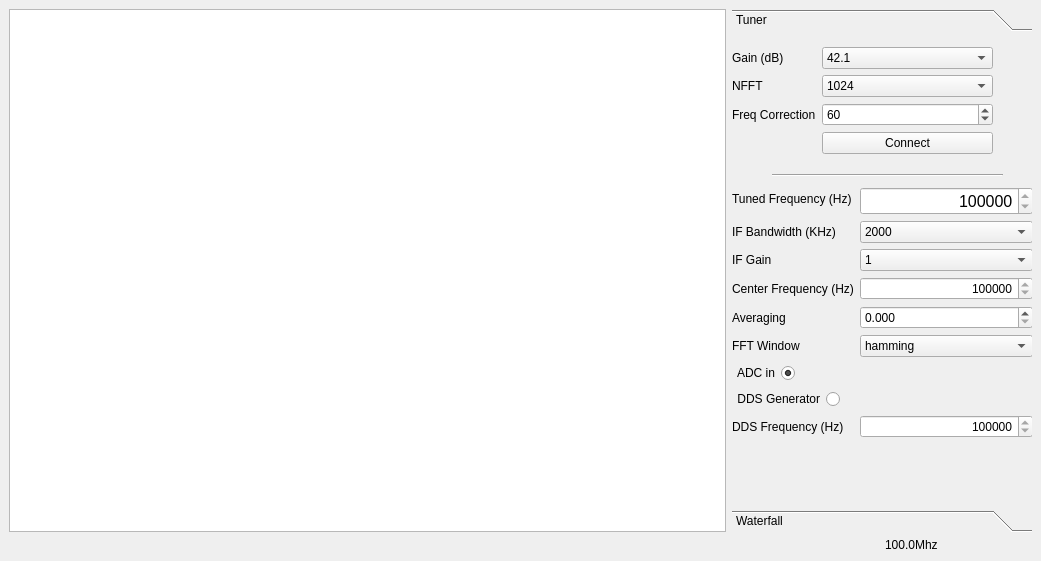
<?xml version="1.0" encoding="UTF-8"?>
<ui version="4.0">
 <class>MainWindow</class>
 <widget class="QMainWindow" name="MainWindow">
  <property name="geometry">
   <rect>
    <x>0</x>
    <y>0</y>
    <width>1041</width>
    <height>561</height>
   </rect>
  </property>
  <property name="windowTitle">
   <string>EBAZ4205 SDR Spectrum Analyzer</string>
  </property>
  <widget class="QWidget" name="centralwidget">
   <layout class="QGridLayout" name="gridLayout" columnstretch="6,0,0">
    <property name="sizeConstraint">
     <enum>QLayout::SetDefaultConstraint</enum>
    </property>
    <item row="1" column="0">
     <widget class="SpChartView" name="spChartView"/>
    </item>
    <item row="2" column="2">
     <widget class="QLabel" name="lblFreq">
      <property name="text">
       <string>100.0Mhz</string>
      </property>
     </widget>
    </item>
    <item row="1" column="1" colspan="2">
     <widget class="QToolBox" name="toolBox">
      <property name="minimumSize">
       <size>
        <width>300</width>
        <height>0</height>
       </size>
      </property>
      <property name="maximumSize">
       <size>
        <width>300</width>
        <height>16777215</height>
       </size>
      </property>
      <property name="currentIndex">
       <number>0</number>
      </property>
      <widget class="QWidget" name="page_2">
       <property name="geometry">
        <rect>
         <x>0</x>
         <y>0</y>
         <width>300</width>
         <height>458</height>
        </rect>
       </property>
       <attribute name="label">
        <string>Tuner</string>
       </attribute>
       <widget class="QWidget" name="layoutWidget">
        <property name="geometry">
         <rect>
          <x>0</x>
          <y>10</y>
          <width>261</width>
          <height>121</height>
         </rect>
        </property>
        <layout class="QFormLayout" name="formLayout_3">
         <item row="0" column="0">
          <widget class="QLabel" name="label_3">
           <property name="enabled">
            <bool>true</bool>
           </property>
           <property name="text">
            <string>Gain (dB)</string>
           </property>
          </widget>
         </item>
         <item row="0" column="1">
          <widget class="QComboBox" name="comboBoxGain">
           <property name="enabled">
            <bool>true</bool>
           </property>
           <property name="editable">
            <bool>false</bool>
           </property>
           <property name="currentText">
            <string>42.1</string>
           </property>
           <property name="currentIndex">
            <number>23</number>
           </property>
           <item>
            <property name="text">
             <string>0.0</string>
            </property>
           </item>
           <item>
            <property name="text">
             <string>0.9</string>
            </property>
           </item>
           <item>
            <property name="text">
             <string>1.4</string>
            </property>
           </item>
           <item>
            <property name="text">
             <string>2.7</string>
            </property>
           </item>
           <item>
            <property name="text">
             <string>3.7</string>
            </property>
           </item>
           <item>
            <property name="text">
             <string>7,7</string>
            </property>
           </item>
           <item>
            <property name="text">
             <string>8.7</string>
            </property>
           </item>
           <item>
            <property name="text">
             <string>12.5</string>
            </property>
           </item>
           <item>
            <property name="text">
             <string>14.4</string>
            </property>
           </item>
           <item>
            <property name="text">
             <string>15.7</string>
            </property>
           </item>
           <item>
            <property name="text">
             <string>16.6</string>
            </property>
           </item>
           <item>
            <property name="text">
             <string>19.7</string>
            </property>
           </item>
           <item>
            <property name="text">
             <string>20.7</string>
            </property>
           </item>
           <item>
            <property name="text">
             <string>22.9</string>
            </property>
           </item>
           <item>
            <property name="text">
             <string>25.4</string>
            </property>
           </item>
           <item>
            <property name="text">
             <string>28.0</string>
            </property>
           </item>
           <item>
            <property name="text">
             <string>29.7</string>
            </property>
           </item>
           <item>
            <property name="text">
             <string>32.8</string>
            </property>
           </item>
           <item>
            <property name="text">
             <string>33.8</string>
            </property>
           </item>
           <item>
            <property name="text">
             <string>36.4</string>
            </property>
           </item>
           <item>
            <property name="text">
             <string>37.2</string>
            </property>
           </item>
           <item>
            <property name="text">
             <string>38.6</string>
            </property>
           </item>
           <item>
            <property name="text">
             <string>40.2</string>
            </property>
           </item>
           <item>
            <property name="text">
             <string>42.1</string>
            </property>
           </item>
           <item>
            <property name="text">
             <string>43.4</string>
            </property>
           </item>
           <item>
            <property name="text">
             <string>43.9</string>
            </property>
           </item>
           <item>
            <property name="text">
             <string>44.5</string>
            </property>
           </item>
           <item>
            <property name="text">
             <string>48.0</string>
            </property>
           </item>
           <item>
            <property name="text">
             <string>49.6</string>
            </property>
           </item>
          </widget>
         </item>
         <item row="1" column="0">
          <widget class="QLabel" name="label_4">
           <property name="enabled">
            <bool>true</bool>
           </property>
           <property name="text">
            <string>NFFT</string>
           </property>
          </widget>
         </item>
         <item row="1" column="1">
          <widget class="QComboBox" name="comboBoxNFFT">
           <property name="enabled">
            <bool>true</bool>
           </property>
           <property name="editable">
            <bool>false</bool>
           </property>
           <property name="currentText">
            <string>1024</string>
           </property>
           <property name="currentIndex">
            <number>0</number>
           </property>
           <item>
            <property name="text">
             <string>1024</string>
            </property>
           </item>
           <item>
            <property name="text">
             <string>2048</string>
            </property>
           </item>
           <item>
            <property name="text">
             <string>4096</string>
            </property>
           </item>
           <item>
            <property name="text">
             <string>8192</string>
            </property>
           </item>
          </widget>
         </item>
         <item row="2" column="1">
          <widget class="QSpinBox" name="spinBoxPPM">
           <property name="minimum">
            <number>1</number>
           </property>
           <property name="maximum">
            <number>200</number>
           </property>
           <property name="value">
            <number>60</number>
           </property>
          </widget>
         </item>
         <item row="2" column="0">
          <widget class="QLabel" name="label_5">
           <property name="enabled">
            <bool>true</bool>
           </property>
           <property name="text">
            <string>Freq Correction</string>
           </property>
          </widget>
         </item>
         <item row="3" column="1">
          <widget class="QPushButton" name="pushButtonConnect">
           <property name="text">
            <string>Connect</string>
           </property>
          </widget>
         </item>
        </layout>
       </widget>
       <widget class="Line" name="line">
        <property name="geometry">
         <rect>
          <x>40</x>
          <y>130</y>
          <width>231</width>
          <height>16</height>
         </rect>
        </property>
        <property name="orientation">
         <enum>Qt::Horizontal</enum>
        </property>
       </widget>
       <widget class="QWidget" name="layoutWidget">
        <property name="geometry">
         <rect>
          <x>0</x>
          <y>150</y>
          <width>301</width>
          <height>291</height>
         </rect>
        </property>
        <layout class="QFormLayout" name="formLayout">
         <item row="3" column="1">
          <widget class="QSpinBox" name="spinBoxFrequency">
           <property name="alignment">
            <set>Qt::AlignRight|Qt::AlignTrailing|Qt::AlignVCenter</set>
           </property>
           <property name="minimum">
            <number>100000</number>
           </property>
           <property name="maximum">
            <number>32000000</number>
           </property>
           <property name="singleStep">
            <number>1000</number>
           </property>
          </widget>
         </item>
         <item row="4" column="0">
          <widget class="QLabel" name="label">
           <property name="text">
            <string>Averaging</string>
           </property>
          </widget>
         </item>
         <item row="4" column="1">
          <widget class="QDoubleSpinBox" name="doubleSpinBoxAlfa">
           <property name="decimals">
            <number>3</number>
           </property>
           <property name="maximum">
            <double>1.000000000000000</double>
           </property>
           <property name="singleStep">
            <double>0.001000000000000</double>
           </property>
           <property name="stepType">
            <enum>QAbstractSpinBox::DefaultStepType</enum>
           </property>
           <property name="value">
            <double>0.000000000000000</double>
           </property>
          </widget>
         </item>
         <item row="5" column="0">
          <widget class="QLabel" name="label_6">
           <property name="enabled">
            <bool>true</bool>
           </property>
           <property name="text">
            <string>FFT Window</string>
           </property>
          </widget>
         </item>
         <item row="8" column="1">
          <widget class="QSpinBox" name="spinBoxGenFrequency">
           <property name="alignment">
            <set>Qt::AlignRight|Qt::AlignTrailing|Qt::AlignVCenter</set>
           </property>
           <property name="minimum">
            <number>100000</number>
           </property>
           <property name="maximum">
            <number>30000000</number>
           </property>
           <property name="singleStep">
            <number>1000</number>
           </property>
           <property name="value">
            <number>20000000</number>
           </property>
          </widget>
         </item>
         <item row="8" column="0">
          <widget class="QLabel" name="label_7">
           <property name="text">
            <string>DDS Frequency (Hz)</string>
           </property>
          </widget>
         </item>
         <item row="6" column="0">
          <widget class="QRadioButton" name="radioButtonADC">
           <property name="layoutDirection">
            <enum>Qt::RightToLeft</enum>
           </property>
           <property name="text">
            <string>ADC in</string>
           </property>
           <property name="checked">
            <bool>true</bool>
           </property>
          </widget>
         </item>
         <item row="7" column="0">
          <widget class="QRadioButton" name="radioButtonGenerator">
           <property name="layoutDirection">
            <enum>Qt::RightToLeft</enum>
           </property>
           <property name="text">
            <string>DDS Generator</string>
           </property>
          </widget>
         </item>
         <item row="0" column="0">
          <widget class="QLabel" name="label_8">
           <property name="text">
            <string>Tuned Frequency (Hz)</string>
           </property>
          </widget>
         </item>
         <item row="0" column="1">
          <widget class="QSpinBox" name="spinBoxTunedFrequency">
           <property name="font">
            <font>
             <pointsize>12</pointsize>
            </font>
           </property>
           <property name="alignment">
            <set>Qt::AlignRight|Qt::AlignTrailing|Qt::AlignVCenter</set>
           </property>
           <property name="minimum">
            <number>100000</number>
           </property>
           <property name="maximum">
            <number>32000000</number>
           </property>
           <property name="displayIntegerBase">
            <number>10</number>
           </property>
          </widget>
         </item>
         <item row="1" column="0">
          <widget class="QLabel" name="label_9">
           <property name="text">
            <string>IF Bandwidth (KHz)</string>
           </property>
          </widget>
         </item>
         <item row="2" column="0">
          <widget class="QLabel" name="label_10">
           <property name="text">
            <string>IF Gain</string>
           </property>
          </widget>
         </item>
         <item row="2" column="1">
          <widget class="QComboBox" name="comboBoxIFGain">
           <item>
            <property name="text">
             <string>1</string>
            </property>
           </item>
           <item>
            <property name="text">
             <string>2</string>
            </property>
           </item>
           <item>
            <property name="text">
             <string>4</string>
            </property>
           </item>
           <item>
            <property name="text">
             <string>8</string>
            </property>
           </item>
           <item>
            <property name="text">
             <string>16</string>
            </property>
           </item>
           <item>
            <property name="text">
             <string>32</string>
            </property>
           </item>
           <item>
            <property name="text">
             <string>64</string>
            </property>
           </item>
           <item>
            <property name="text">
             <string>128</string>
            </property>
           </item>
           <item>
            <property name="text">
             <string>256</string>
            </property>
           </item>
           <item>
            <property name="text">
             <string>512</string>
            </property>
           </item>
           <item>
            <property name="text">
             <string>1024</string>
            </property>
           </item>
          </widget>
         </item>
         <item row="1" column="1">
          <widget class="QComboBox" name="comboBoxIFBandwidth">
           <property name="currentText">
            <string>2000</string>
           </property>
           <property name="placeholderText">
            <string/>
           </property>
           <item>
            <property name="text">
             <string>2000</string>
            </property>
           </item>
           <item>
            <property name="text">
             <string>1000</string>
            </property>
           </item>
           <item>
            <property name="text">
             <string>500</string>
            </property>
           </item>
           <item>
            <property name="text">
             <string>250</string>
            </property>
           </item>
           <item>
            <property name="text">
             <string>125</string>
            </property>
           </item>
           <item>
            <property name="text">
             <string>60</string>
            </property>
           </item>
           <item>
            <property name="text">
             <string>30</string>
            </property>
           </item>
           <item>
            <property name="text">
             <string>16</string>
            </property>
           </item>
           <item>
            <property name="text">
             <string>8</string>
            </property>
           </item>
           <item>
            <property name="text">
             <string>4</string>
            </property>
           </item>
           <item>
            <property name="text">
             <string>2</string>
            </property>
           </item>
           <item>
            <property name="text">
             <string>1</string>
            </property>
           </item>
          </widget>
         </item>
         <item row="3" column="0">
          <widget class="QLabel" name="label_2">
           <property name="text">
            <string>Center Frequency (Hz)</string>
           </property>
          </widget>
         </item>
         <item row="5" column="1">
          <widget class="QComboBox" name="comboBoxWindow">
           <property name="enabled">
            <bool>true</bool>
           </property>
           <property name="editable">
            <bool>false</bool>
           </property>
           <property name="currentIndex">
            <number>4</number>
           </property>
           <item>
            <property name="text">
             <string>rectwin</string>
            </property>
           </item>
           <item>
            <property name="text">
             <string>hann</string>
            </property>
           </item>
           <item>
            <property name="text">
             <string>hann_per</string>
            </property>
           </item>
           <item>
            <property name="text">
             <string>hann_sym</string>
            </property>
           </item>
           <item>
            <property name="text">
             <string>hamming</string>
            </property>
           </item>
           <item>
            <property name="text">
             <string>hamm_per</string>
            </property>
           </item>
           <item>
            <property name="text">
             <string>hamm_sym</string>
            </property>
           </item>
           
           <item>
            <property name="text">
             <string>blackman</string>
            </property>
           </item>
           <item>
            <property name="text">
             <string>blac_per</string>
            </property>
           </item>
           <item>
            <property name="text">
             <string>black_sym</string>
            </property>
           </item>
           <item>
            <property name="text">
             <string>nuttall</string>
            </property>
           </item>
           <item>
            <property name="text">
             <string>nutt_per</string>
            </property>
           </item>
           <item>
            <property name="text">
             <string>nutt_sym</string>
            </property>
           </item>

           <item>
            <property name="text">
             <string>flattop</string>
            </property>
           </item>

           <item>
            <property name="text">
             <string>flat_per</string>
            </property>
           </item>

           <item>
            <property name="text">
             <string>flat_sym</string>
            </property>
           </item>

           <item>
            <property name="text">
             <string>triang</string>
            </property>
           </item>

           <item>
            <property name="text">
             <string>bartlett</string>
            </property>
           </item>           
           
           
           <item>
            <property name="text">
             <string>barthann</string>
            </property>
           </item>

           <item>
            <property name="text">
             <string>bohman</string>
            </property>
           </item>

           <item>
            <property name="text">
             <string>parzen</string>
            </property>
           </item>           

           <item>
            <property name="text">
             <string>gauss</string>
            </property>
           </item>                      

           <item>
            <property name="text">
             <string>gauss_2p5</string>
            </property>
           </item>          
           <item>
            <property name="text">
             <string>gauss_3p2</string>
            </property>
           </item>           

           <item>
            <property name="text">
             <string>tukey</string>
            </property>
           </item>           
           <item>
            <property name="text">
             <string>tukey_0p0</string>
            </property>
           </item>           
           <item>
            <property name="text">
             <string>tukey_0p2</string>
            </property>
           </item>           
           <item>
            <property name="text">
             <string>tukey_0p5</string>
            </property>
           </item>           
           <item>
            <property name="text">
             <string>tukey_0p8</string>
            </property>
           </item>           
           <item>
            <property name="text">
             <string>tukey_1p0</string>
            </property>
           </item>           

           <item>
            <property name="text">
             <string>taylor</string>
            </property>
           </item>           
           <item>
            <property name="text">
             <string>tayl_4</string>
            </property>
           </item>           
           <item>
            <property name="text">
             <string>tayl_4_m20</string>
            </property>
           </item>           
           <item>
            <property name="text">
             <string>tayl4_m40</string>
            </property>
           </item>           
           <item>
            <property name="text">
             <string>tayl_5</string>
            </property>
           </item>           
           <item>
            <property name="text">
             <string>tayl_5_m20</string>
            </property>
           </item>           
           <item>
            <property name="text">
             <string>tayl_5_m30</string>
            </property>
           </item>           
           <item>
            <property name="text">
             <string>tayl_5_m40</string>
            </property>
           </item>           
           <item>
            <property name="text">
             <string>tayl_6</string>
            </property>
           </item>           
           <item>
            <property name="text">
             <string>tayl_6_m20</string>
            </property>
           </item>           
           <item>
            <property name="text">
             <string>tayl_6_m30</string>
            </property>
           </item>           
           <item>
            <property name="text">
             <string>tayl_6_m40</string>
            </property>
           </item>           
           <item>
            <property name="text">
             <string>kaiser</string>
            </property>
           </item>           
           <item>
            <property name="text">
             <string>kais_0p5</string>
            </property>
           </item>           
           <item>
            <property name="text">
             <string>kais_0p8</string>
            </property>
           </item>           
            
          </widget>
         </item>
        </layout>
       </widget>
      </widget>
      <widget class="QWidget" name="toolBoxLevel">
       <property name="geometry">
        <rect>
         <x>0</x>
         <y>0</y>
         <width>300</width>
         <height>458</height>
        </rect>
       </property>
       <attribute name="label">
        <string>Waterfall</string>
       </attribute>
       <layout class="QHBoxLayout" name="horizontalLayout_2">
        <property name="leftMargin">
         <number>0</number>
        </property>
        <property name="topMargin">
         <number>0</number>
        </property>
        <property name="rightMargin">
         <number>0</number>
        </property>
        <property name="bottomMargin">
         <number>0</number>
        </property>
        <item>
         <layout class="QVBoxLayout" name="verticalLayout"/>
        </item>
       </layout>
      </widget>
     </widget>
    </item>
   </layout>
  </widget>
 </widget>
 <customwidgets>
  <customwidget>
   <class>SpChartView</class>
   <extends>QGraphicsView</extends>
   <header>spchartview.h</header>
   <slots>
    <slot>change_fft_window(QString)</slot>
   </slots>
  </customwidget>
 </customwidgets>
 <resources/>
 <connections>
  <connection>
   <sender>comboBoxWindow</sender>
   <signal>currentTextChanged(QString)</signal>
   <receiver>spChartView</receiver>
   <slot>change_fft_window(QString)</slot>
   <hints>
    <hint type="sourcelabel">
     <x>961</x>
     <y>368</y>
    </hint>
    <hint type="destinationlabel">
     <x>367</x>
     <y>268</y>
    </hint>
   </hints>
  </connection>
 </connections>
</ui>
